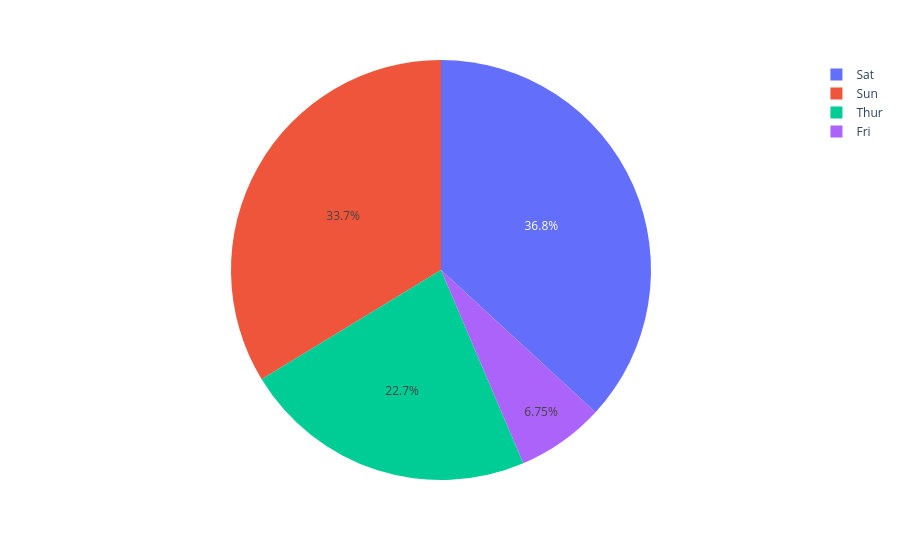

Write notebook code for a chart like this one.
### Code cell
tips=px.data.tips()
fig5=px.pie(tips,values="total_bill",names="day")
fig5.show()

### Figure 1 — Plotly figure (JSON) as saved in the notebook; plotly's stock layout.template omitted (floating-point values rounded to 4 significant figures; data arrays with more than 128 entries replaced by an {"elided": "..."} marker saying what was removed)
{"data": [{"domain": {"x": [0, 1], "y": [0, 1]}, "hovertemplate": "day=%{label}<br>total_bill=%{value}<extra></extra>", "labels": {"elided": "244 str values"}, "legendgroup": "", "name": "", "showlegend": true, "type": "pie", "values": {"elided": "244 float values"}}], "layout": {"legend": {"tracegroupgap": 0}, "margin": {"t": 60}}}
